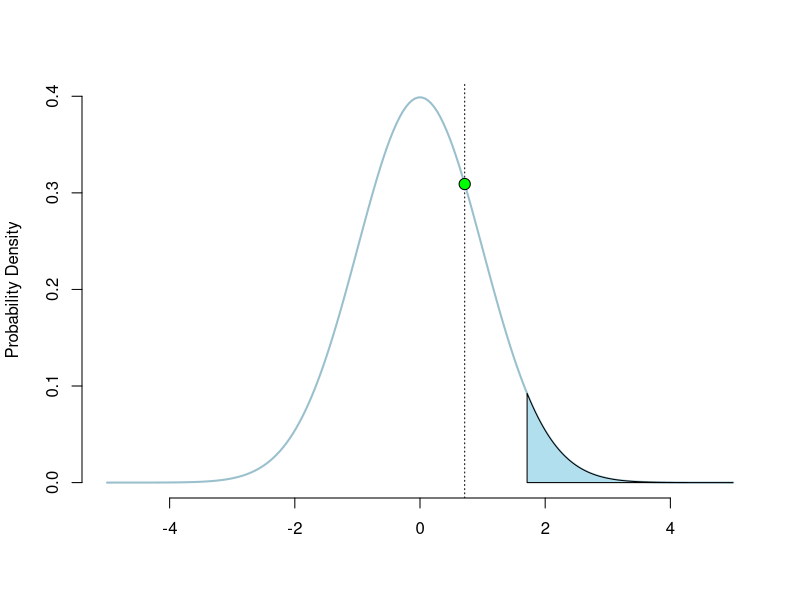

The R source for this figure:
# Comparing a sample with a mean of x and a sd of y to a population with a mean of 0 and an unknown sd
# Constant mean and sd
# Point represents test statistic

mean1= 5 #x #constant #5
sd1= 35 #y #constant #35
sample_size <- 25

# Calculating the critical value

critical_value <- qt(p=.05, df=sample_size-1, lower.tail=FALSE)

# Calculating the test statistic

t <- mean1/(sd1/(sqrt(sample_size)))

# Defining upper and lower boundaries

upper_x_possible <- 5

if(t > upper_x_possible){
  upper_x <- t+1
} else {
  upper_x <- upper_x_possible
}

# Plotting the distribution

x <- seq(-5, upper_x, length=200)
y <- dnorm(x, mean=0, sd=1)

plot(x, y, type="l", lwd=2, col="lightblue3", frame=FALSE, ylab="Probability Density", xlab="")

# Defining & shading the rejection region

polygon_x <- seq(critical_value,upper_x,length=300)
polygon_y <- dnorm(polygon_x,mean=0,sd=1)
polygon(c(critical_value,polygon_x,upper_x), c(0,polygon_y,0),col="lightblue2")

# Adding a vertical line for the test statistic

abline(v=t, lty="dotted")

# Plotting the test statistic (green if not rejecting the null; red if rejecting)

if(t < critical_value){
  points(x=t, y=dnorm(t, mean=0, sd=1), pch=21, col="black", bg="green", cex=1.5)
} else {
  points(x=t, y=dnorm(t, mean=0, sd=1), pch=21, col="black", bg="red", cex=1.5)
}